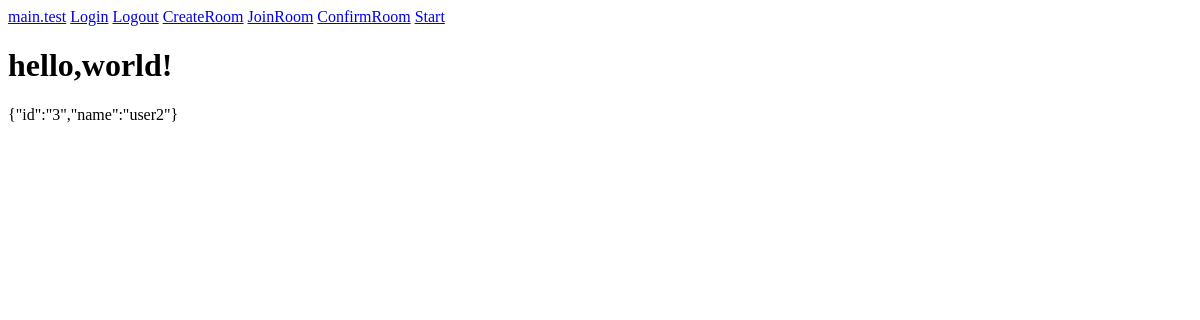
The app's page /test (signed in), older data.
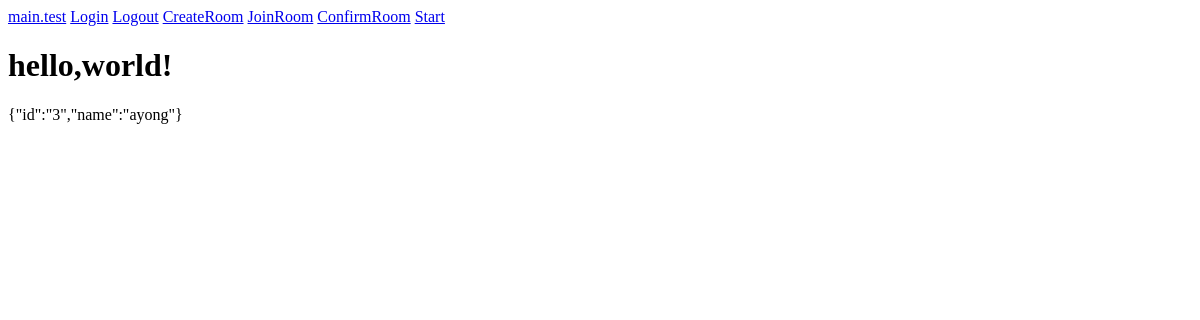
The same page, newer data.
### app/models.py (models this page shows, shortened)
class tblUser(UserMixin, db.Model):
    __tablename__ = "tblUser"
    id = db.Column('ID', db.Integer, primary_key=True, autoincrement=True)
    name = db.Column('Name', db.String(8))
    password_hash = db.Column('password', db.String(128))
    role_id = db.Column(db.Integer, db.ForeignKey('roles.ID'))
    money = db.Column('money', db.Integer)
    photo = db.Column('photo', db.String(128))
    openid = db.Column('openid', db.String(20))
    room1s = db.relationship('Room', backref='user1', lazy='dynamic', primaryjoin='(tblUser.id==Room.user1_id)')
    room2s = db.relationship('Room', backref='user2', lazy='dynamic', primaryjoin='(tblUser.id==Room.user2_id)')
    room3s = db.relationship('Room', backref='user3', lazy='dynamic', primaryjoin='(tblUser.id==Room.user3_id)')
    room4s = db.relationship('Room', backref='user4', lazy='dynamic', primaryjoin='(tblUser.id==Room.user4_id)')
    room5s = db.relationship('Room', backref='user5', lazy='dynamic', primaryjoin='(tblUser.id==Room.user5_id)')
    def __repr__(self):
        return '''{"id":"%d","name":"%s"}''' %(self.id,self.name)
    @property
    def password(self):
        raise AttributeError('password is not a readable attribute')
    @password.setter
    def password(self, password):
        self.password_hash = generate_password_hash(password)

### app/main/views.py (the view)
@main.route('/test')
def test():
    return render_template('test.html')

### app/main/__init__.py (called while the page is built)
@main.app_context_processor
def inject_permissions():
    return dict(Permission=Permission)

### app/models.py (called while the page is built)
@login_manger.user_loader
def load_user(user_id):
    return tblUser.query.get(int(user_id))

### app/templates/test.html
{% extends "base.html" %}
{% block body %}
    <div>
        <h1>hello,world!</h1>
        <p>{{ current_user }}</p>
    </div>
{% endblock %}

### app/templates/base.html (shortened to what this page needs)
<!DOCTYPE html>
<html>
</html>
<body>
    {% block nav %}
    <a href="{{ url_for('main.test') }}">main.test</a>
    <a href="{{ url_for('auth.login') }}">Login</a>
    <a href="{{ url_for('auth.logout') }}">Logout</a>
    <a href="{{ url_for('main.createroom') }}">CreateRoom</a>
    <a href="{{ url_for('main.room') }}">JoinRoom</a>
    <a href="{{ url_for('main.confirmroom') }}">ConfirmRoom</a>
    <a href="{{ url_for('main.start') }}">Start</a>
    {% endblock %}
    {% block body %}
    {% endblock %}
</body>

Row changes from the older to the newer data that the page shows:
changed tblUser: ID+Name "{\"id\":\"3\",\"name\":\"user2\"}" → "{\"id\":\"3\",\"name\":\"ayong\"}"
